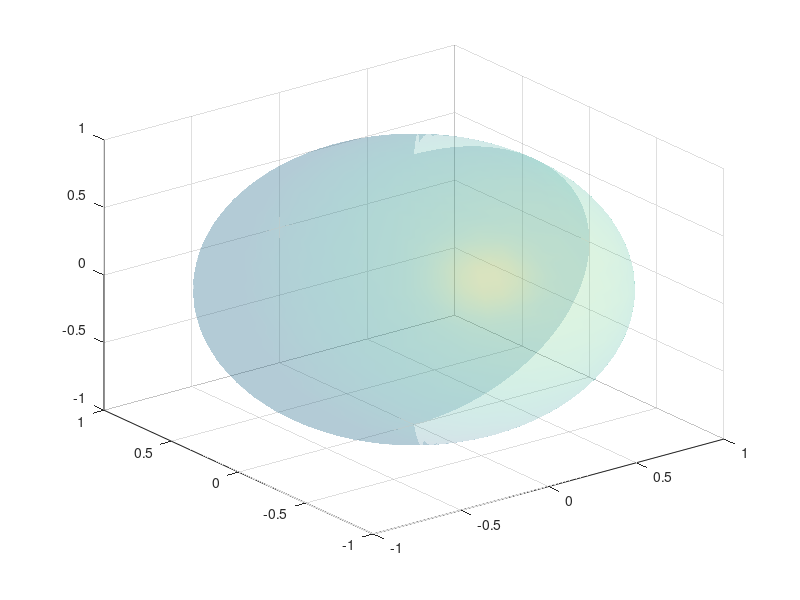

MATLAB code for this plot:
function [] = plotTransSphere(varargin)
%function [] = plotTransSphere([r,c])
%%Plot a transparant sphere with radius r

%handle arguments
if nargin == 0
    r = 1;
    center = [0 0 0];
elseif nargin == 1
    r = varargin{1};
    center = [0 0 0];
elseif nargin == 2
    r = varargin{1};
    center = varargin{2};
end

%prepare data for plotting based on arguments
[x,y,z] = sphere(64);
x = x.*r + center(1);
y = y.*r + center(2);
z = z.*r + center(3);

%plotting
h = surfl(x,y,z);
set(h,'FaceAlpha',0.2);
shading interp;

end